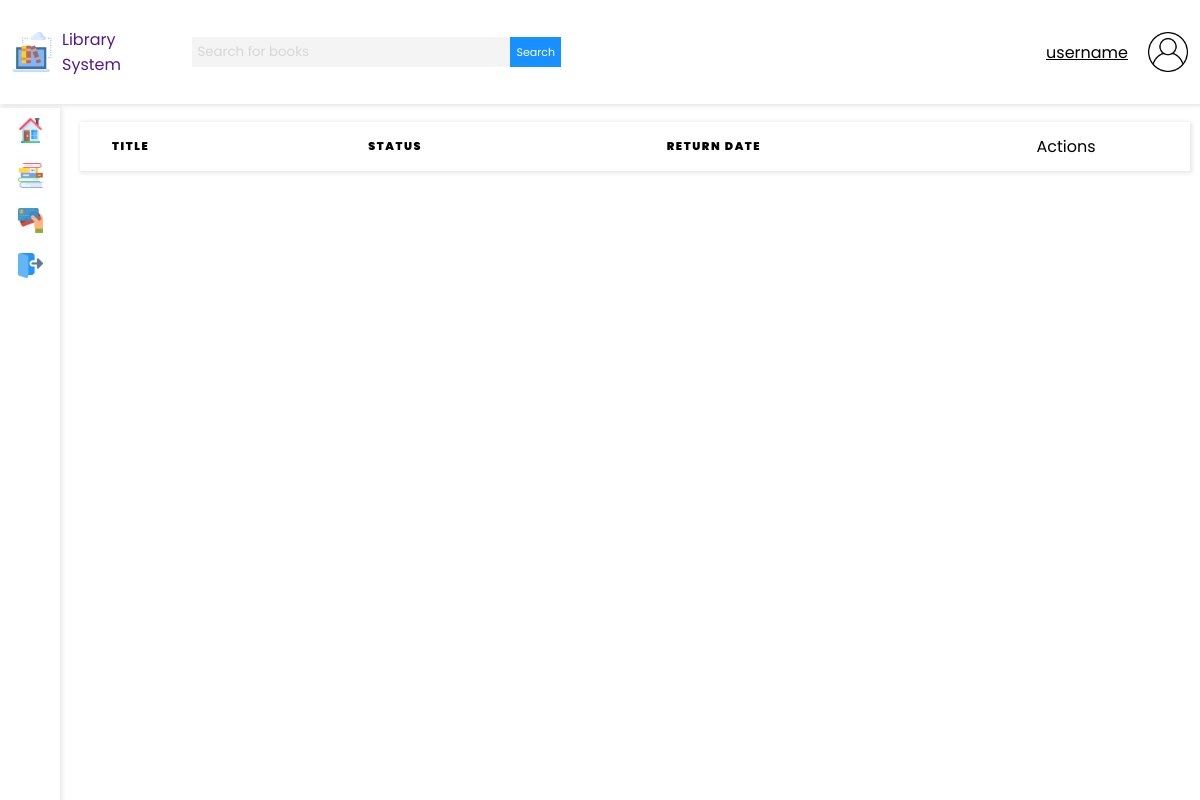
/books/book_requests/ (signed in), run on an earlier commit of the app's database.
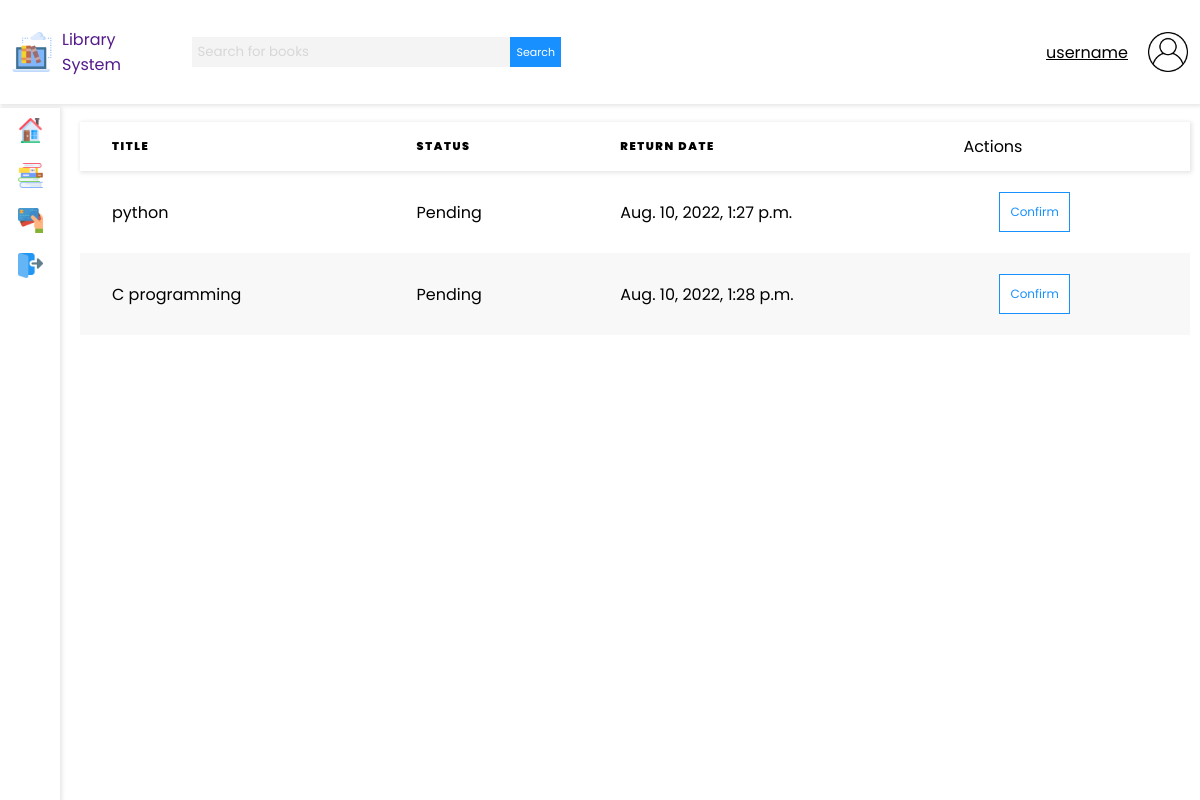
And on a later commit of the database.
### base/models.py (models this page shows, shortened)
class Order(models.Model):
    STATUS = (
        ('Pending', 'Pending'),
        ('Accepted', 'Accepted'),
        ('Returned', 'Returned'),
    )
    book_name = models.ForeignKey(Book, null=True, on_delete = models.SET_NULL)
    date_borrowed = models.DateTimeField(auto_now_add=False, auto_now= False, blank= True)
    return_date = models.DateTimeField(auto_now_add=False, auto_now= False, blank= True)
    status = models.CharField(max_length=200, null=True, choices=STATUS)
    student_name = models.ForeignKey(User, null=True, on_delete = models.SET_NULL)

class Book(models.Model):
    title = models.CharField(max_length=200)
    author = models.CharField(max_length=200)
    description = models.TextField(null=True, blank=True)
    updated = models.DateField(auto_now=True)
    updated = models.DateField(auto_now_add=True)
    def __str__(self):
        return self.title

### base/views.py (the view)
# urls.py: path('books/book_requests/', views.bookRequests, name='book_requests'),
@login_required(login_url='/login')
def bookRequests(request):
    total_order_count = Order.objects.filter(status='Pending').count()
    total_orders = Order.objects.filter(status='Pending')
    total_borrowed = Order.objects.filter(status='Accepted').count()
    borrowed_books = Order.objects.filter(status="Accepted")
    user_role = Role.objects.get(user=request.user.id)
    total_books = Book.objects.count()
    student_name = User.objects.get(username=request.user)
    context = {
        'total_order_count': total_order_count,
        'total_orders': total_orders,
        'total_borrowed': total_borrowed,
        'user_role': user_role,
        'borrowed_books': borrowed_books,
        'total_books' : total_books,
        'student_name' : student_name,
    }
    return render(request, "books/book_requests.html", context)

### templates/books/book_requests.html (shortened to what this page needs)
{% extends 'main.html' %}
{% load static %}
{% block content %}
{% if user_role.role == 'Student' %}
<div class="">
    <table>
        <thead>
            <tr>
                <th>Title</th>
                <th>Status</th>
                <th>Return Date</th>
                <td>Actions</td>
            </tr>
        </thead>
        <tbody>
            {% for book in total_orders %}
            <tr>
                <td>{{ book.book_name }}</td>
                <td>{{ book.status }}</td>
                <td>{{ book.return_date }}</td>
                <td class="table-actions">
                    <a href="{% url 'confirm_book' book.id %}" class="edit-button">Confirm</a>
                </td>
            </tr>
            {% endfor %}
        </tbody>
    </table>
</div>
{% endif %}
{% endblock %}

What changed in the data, as far as the page shows it:
added Order: book_name "python", status "Pending", return_date "Aug. 10, 2022, 1:27 p.m."
added Order: book_name "C programming", status "Pending", return_date "Aug. 10, 2022, 1:28 p.m."
